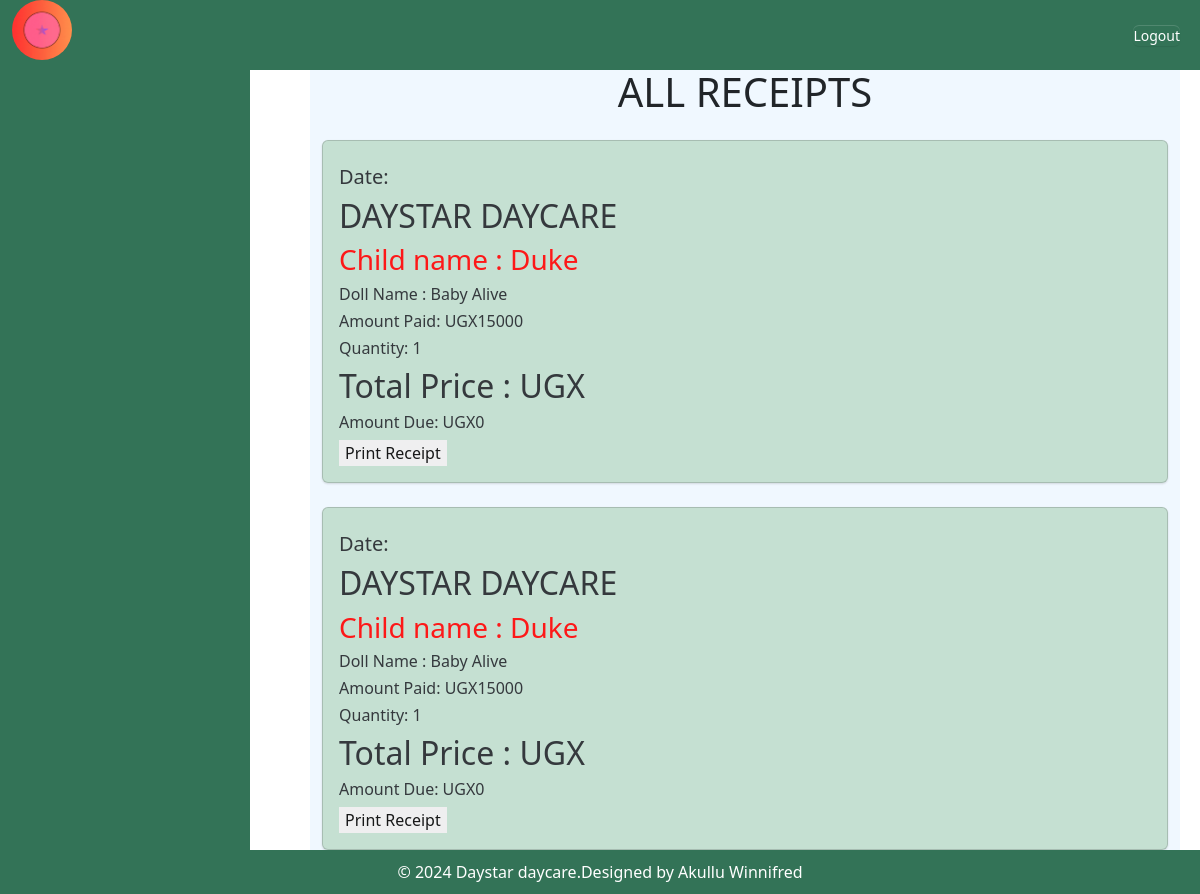
/receipt/ (signed in), run on an earlier commit of the app's database.
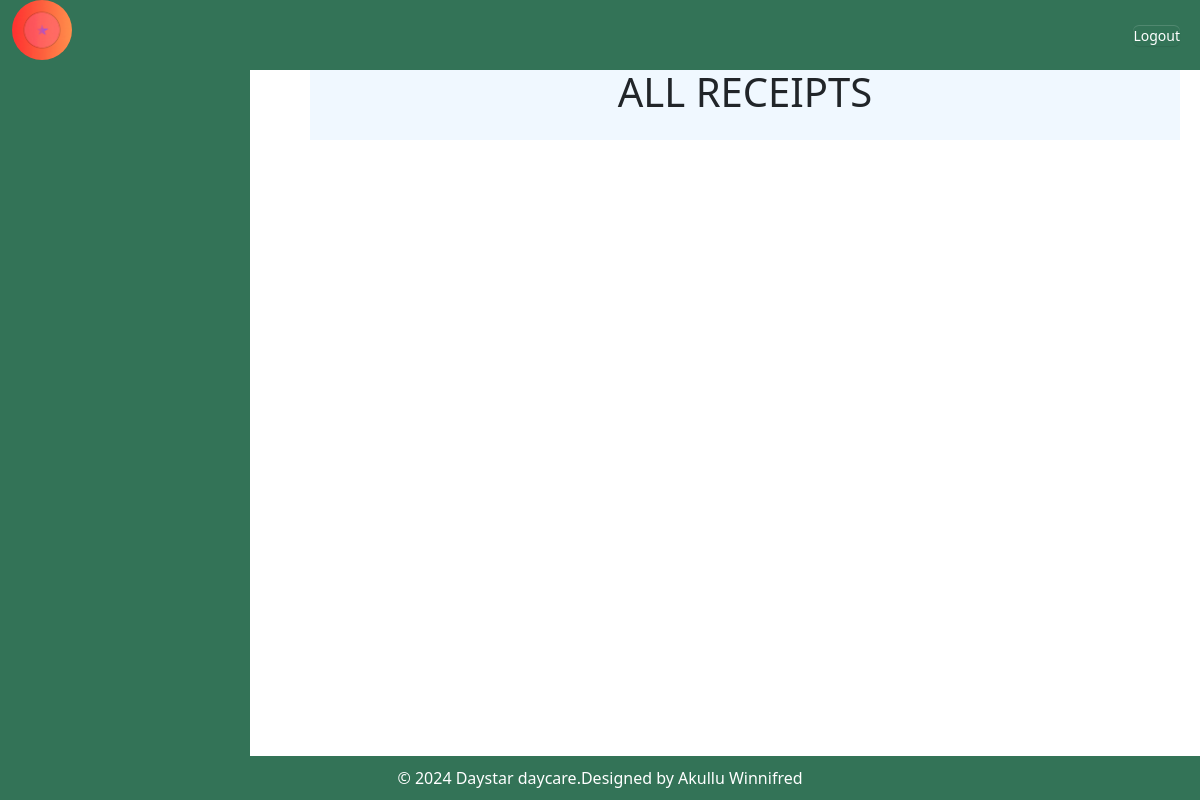
And on a later commit of the database.
### myapp/models.py (models this page shows)
class Salesrecord(models.Model):
    doll=models.ForeignKey(Doll,  on_delete=models.CASCADE,null=False, blank=False)
    baby_name=models.CharField(max_length=200,validators=[validate_letters])
    paid_by=models.CharField(max_length=200,null=True,blank=True,validators=[validate_letters])
    quantity_sold=models.IntegerField(default=0)
    amount_received=models.IntegerField(default=0)
    sale_date=models.DateField(default=timezone.now)
    unit_price=models.IntegerField(default=0)
    def get_total(self):
        total= self.quantity_sold * self.unit_price
        return int( total)
    def get_change(self):
        change= self.get_total() - self.amount_received
        return int(change)#sales is linked to products

class Doll(models.Model):
    c_doll=models.ForeignKey(Category_doll, on_delete=models.CASCADE,null=True, blank=True)
    name_of_the_doll =models.CharField(max_length=200,null=True, blank=True)
    quantity=models.IntegerField(default=0)
    color=models.CharField(max_length=200, null=True,blank=True,validators=[validate_letters])
    size=models.CharField(max_length=200,null=True,blank=True)
    issued_quantity=models.IntegerField(default=0,blank=True,null=True)
    received_quantity=models.IntegerField(default=0,null=True,blank=True)
    Unit_price=models.IntegerField(default=0,null=True, blank=True)
    date=models.DateField(default=timezone.now)
    def __str__(self):
        return self.name_of_the_doll

### myapp/views.py (the view)
# urls.py: path('receipt/',views.receipt,name='receipt'),
@login_required
def receipt(request):
    sales= Salesrecord.objects.all().order_by('-id')
    return render(request,'dolls/receipt.html',{'sales':sales})

### myapp/templates/dolls/receipt.html
{% extends 'base.html'%}
{% block content%}
<br /><br>
<div class="container" style="background-color: aliceblue;">
    <h1 class="card-header text-center" class="v">ALL RECEIPTS</h1><br>
    {% for sale in sales %}
    <div class="card" style="opacity: 90%;  background-color: rgba(153, 198, 165, 0.55);" >
        <div class="card-body">
            <h5 style="text-align: right;"><h5>Date: {{ receipt.sale_date}}</h5>
        </h5>
            <h2 class="v">DAYSTAR DAYCARE</h2>
            <h3 class="card-title" style="color:red; ">Child name : {{sale.baby_name | title}}</h3>
            <h6 class="card-text">Doll Name : {{sale.doll}}</h6>
            <h6 class="card-text">Amount Paid: UGX{{ sale.amount_received }}</h6>
            <h6 class="card-text">Quantity: {{sale.quantity_sold }}</h6>
            <h2>Total Price : UGX{{ sales.get_total }}</h2>
            <div style="flex: 1">
                <h6 class="card-text">Amount Due: UGX{{ sale.get_change }}</h6>
                <a href="{% url 'receipt_detail' sale.id %}">
                    <button class="button" type="submit"style="width:auto;border:none;">Print Receipt</button> <br>
                </a>
            </div>
        </div>
    </div>
    <br />
    {% endfor %}
</div>
{% endblock %}

What changed in the data, as far as the page shows it:
removed Salesrecord: baby_name "Duke", doll "Baby Alive", amount_received "15000", quantity_sold "1", get_change "0"
removed Salesrecord: baby_name "Duke", doll "Baby Alive", amount_received "15000", quantity_sold "1", get_change "0"
